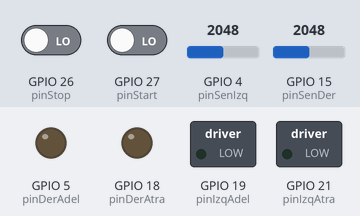
The sketch below on a simulated ESP32. Shown: switched loads named in the sketch (green lamp = pin HIGH), output pins drawn as LEDs (lit = HIGH). The inputs (shaded band) are chosen by the test bench; at power-on: GPIO 4 (pinSenIzq) = 2048, GPIO 15 (pinSenDer) = 2048, GPIO 26 (pinStop) LOW, GPIO 27 (pinStart) LOW. What the sketch prints to the serial monitor is not drawn.

Above: at 1.2 s.
1.3 s: GPIO 4 (pinSenIzq) set to 1998
2.8 s: GPIO 4 (pinSenIzq) set to 1922
5.8 s: GPIO 15 (pinSenDer) set to 1046
8.8 s: GPIO 15 (pinSenDer) set to 930
11.8 s: GPIO 26 (pinStop) driven HIGH and GPIO 27 (pinStart) driven HIGH
At 12.8 s:
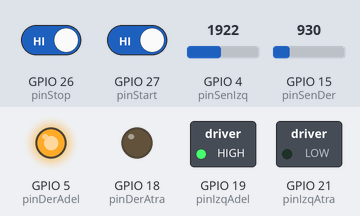
13.3 s: GPIO 26 (pinStop) driven LOW
At 13.9 s:
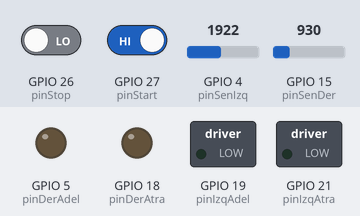
Timing chart, 0 to 16.3 s (numbered marks = the images above; inputs shaded):
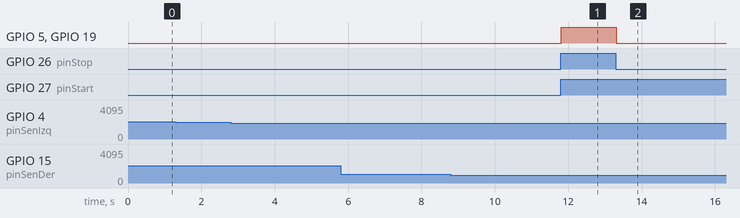

The sketch:

sumoRobotPro.ino
```cpp
/*  IZQ                                    DER
  _________                             __________
  |  21   | <--- Atras                  |   18   | <--- Atras
  |  19   | <--- Adelante               |    5   | <--- Adelante
  |       |-----------------------------|        |
  |       |                             |        |
  |_______|                             |________|
      |                                      |
      |                                      |
      |        4                    15       |
      | __     |                     |    __ |
      |_______ ^ ___________________ ^ ______|
               ^                     ^
               ^                     ^

*/


#define cantDatos 5
#define mediana int(cantDatos/2)

#define pinIzqAdel  19
#define pinIzqAtra  21
#define pinDerAdel   5
#define pinDerAtra  18
#define pinSenIzq    4
#define pinSenDer   15
#define pinStart    27
#define pinStop     26

int lecturasIzq[cantDatos];
int lecturasDer[cantDatos];
int salida = 100;
unsigned long tiempo = 0, tiempoAnterior = 0;
int tiempoDiscreto = 100;
int lectIzqAnt = 0, lectDerAnt = 0;
int pendienteIzq, pendienteDer;

void setup() {
  pinMode(pinIzqAdel, OUTPUT);
  pinMode(pinIzqAtra, OUTPUT);
  pinMode(pinDerAdel, OUTPUT);
  pinMode(pinDerAtra, OUTPUT);
  pinMode(pinSenIzq, INPUT);
  pinMode(pinSenDer, INPUT);
  pinMode(pinStart, INPUT);
  pinMode(pinStop, INPUT);
  Serial.begin(115200);


}

void frenar (){
  digitalWrite(pinIzqAdel, 1);
  digitalWrite(pinDerAdel, 1);
  digitalWrite(pinIzqAtra, 1);
  digitalWrite(pinDerAtra, 1);
}

void parar (){
  digitalWrite(pinIzqAdel, 0);
  digitalWrite(pinDerAdel, 0);
  digitalWrite(pinIzqAtra, 0);
  digitalWrite(pinDerAtra, 0);
}

void adelante(){
  digitalWrite(pinIzqAdel, 1);
  digitalWrite(pinDerAdel, 1);
  digitalWrite(pinIzqAtra, 0);
  digitalWrite(pinDerAtra, 0);
}

void atras(){
  digitalWrite(pinIzqAdel, 0);
  digitalWrite(pinDerAdel, 0);
  digitalWrite(pinIzqAtra, 1);
  digitalWrite(pinDerAtra, 1);
}

void derecha(){
  digitalWrite(pinIzqAdel, 0);
  digitalWrite(pinDerAdel, 1);
  digitalWrite(pinIzqAtra, 1);
  digitalWrite(pinDerAtra, 0);
}

void Izquierda(){
  digitalWrite(pinIzqAdel, 1);
  digitalWrite(pinDerAdel, 0);
  digitalWrite(pinIzqAtra, 0);
  digitalWrite(pinDerAtra, 1);
}

void swap(int arr[], int i, int j) {
    int temp = arr[i];
    arr[i] = arr[j];
    arr[j] = temp;
}

int partition(int arr[], int low, int high) {
    int pivot = arr[high];
    int i = low - 1;
    for (int j = low; j < high; j++) {
        if (arr[j] < pivot) {
            i++;
            swap(arr, i, j);
        }
    }
    swap(arr, i + 1, high);
    return i + 1;
}

void quickSort(int arr[], int low, int high) {
    if (low < high) {
        int pi = partition(arr, low, high);
        quickSort(arr, low, pi - 1);
        quickSort(arr, pi + 1, high);
    }
}


void leerSensores(){

  for(int i = 0; i < cantDatos ; i++){
    lecturasDer[i] = analogRead(pinSenDer);
    lecturasIzq[i] = analogRead(pinSenIzq);
  }

   quickSort(lecturasDer, 0, cantDatos-1);
   quickSort(lecturasIzq, 0, cantDatos-1);

  int lecturaIzq = (lecturasIzq[2]);
  int lecturaDer = (lecturasDer[2]);
  salida = lecturasDer-lecturasIzq;
  tiempo = millis();

  if(tiempo - tiempoAnterior > tiempoDiscreto){
    pendienteIzq = (lecturaIzq - lectIzqAnt)/tiempoDiscreto;

    lectIzqAnt = lecturaIzq;
    lectDerAnt = lecturaDer;

    tiempoAnterior = tiempo;
  }

  Serial.print("I:0\tF:4095");
  Serial.print("\tIZQ:");
  Serial.print(lecturaIzq);
  Serial.print("\tDER:");
  Serial.print(lecturaDer);
  Serial.print("\tOUT:");
  Serial.print(salida);
  Serial.print("\t pendiente:");
  Serial.println(pendienteIzq);


}


void loop() {

  int lecturaStart = digitalRead(pinStart);
  int lecturaStop = digitalRead(pinStop);
  leerSensores();

  if(lecturaStart == 1 and lecturaStop == 1){
    adelante();
  }
  else{
    parar();
  }


}
```

Measured:
- after the input at 11.8 s, GPIO 5 (pinDerAdel), GPIO 19 (pinIzqAdel): LOW → HIGH at once
- after the input at 13.3 s, GPIO 5 (pinDerAdel), GPIO 19 (pinIzqAdel): HIGH → LOW at once
